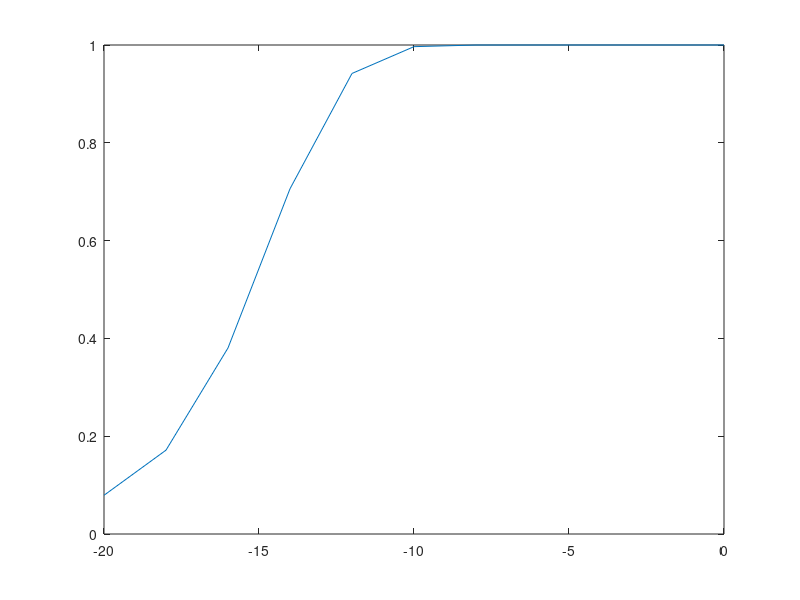
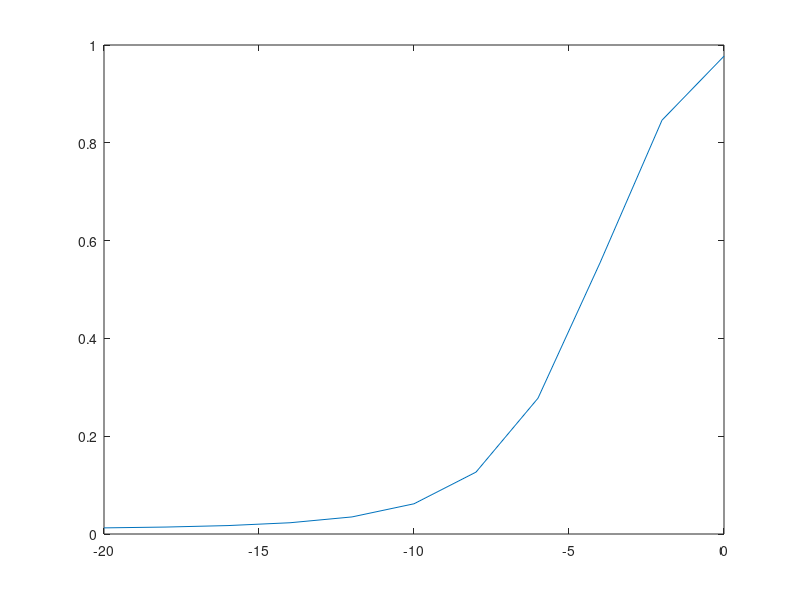

MATLAB code to generate these figures, in order:
N=120;
P_d_th = [];
for SNR = -20:2:0
power_e = 1/(10^((SNR+10)/10)*N*10);
lamda_d = power_e*(1+qfuncinv(0.01)/sqrt(N/2));
P_d_th = [P_d_th;qfunc(sqrt(N/2)*(lamda_d/power_e-(1+10^((SNR+10)/10)))/(1+10^((SNR+10)/10)))];
end
figure;
plot(-20:2:0,P_d_th);

N=80;
P_d_th = [];
for SNR = -20:2:0
power_e = 1/(10^((SNR)/10)*N*40);
lamda_d = power_e*(1+qfuncinv(0.01)/sqrt(N/2));
P_d_th = [P_d_th;qfunc(sqrt(N/2)*(lamda_d/power_e-(1+10^((SNR)/10)))/(1+10^((SNR)/10)))];
end
figure;
plot(-20:2:0,P_d_th);